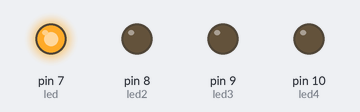
A sketch run on a simulated Arduino Uno, built with avr-gcc and run on an emulated ATmega328P. Parts: output pins drawn as LEDs (lit = HIGH).

Above: at 0.05 s.
At 0.25 s:
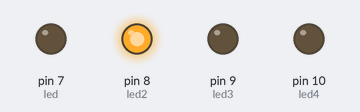
At 0.75 s:
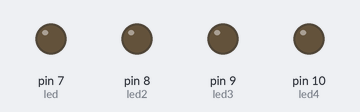
At 1.45 s:
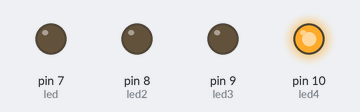
At 2.85 s:
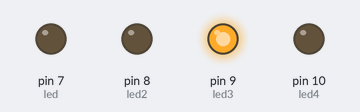
Timing chart, 0 to 3.1 s (numbered marks = the images above):
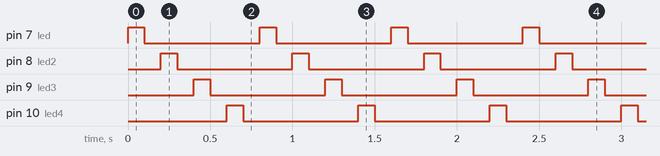

Measured:
- by itself, pin 7 (led), pin 8 (led2), pin 9 (led3), pin 10 (led4): alternates HIGH for 0.10 s and LOW for 0.70 s

The sketch:

4_led.ino
```cpp
int led = 7;
int led2 = 8;
int led3 = 9;
int led4 = 10;

// the setup routine runs once when you press reset:
void setup() {
  // initialize the digital pin as an output.
  pinMode(led, OUTPUT);
  pinMode(led2, OUTPUT);
  pinMode(led3, OUTPUT);
  pinMode(led4, OUTPUT);
}

// the loop routine runs over and over again forever:
void loop() {
  digitalWrite(led, HIGH);   // turn the LED on (HIGH is the voltage level)
  delay(100);               // wait for a second
  digitalWrite(led, LOW);    // turn the LED off by making the voltage LOW
  delay(100);
  {digitalWrite(led2, HIGH);
delay(100);
digitalWrite(led2, LOW);
delay(100);}
{digitalWrite(led3, HIGH);
delay(100);
digitalWrite(led3, LOW);
delay(100);}
{digitalWrite(led4, HIGH);
delay(100);
digitalWrite(led4, LOW);
delay(100);}// wait for a second
}
```
